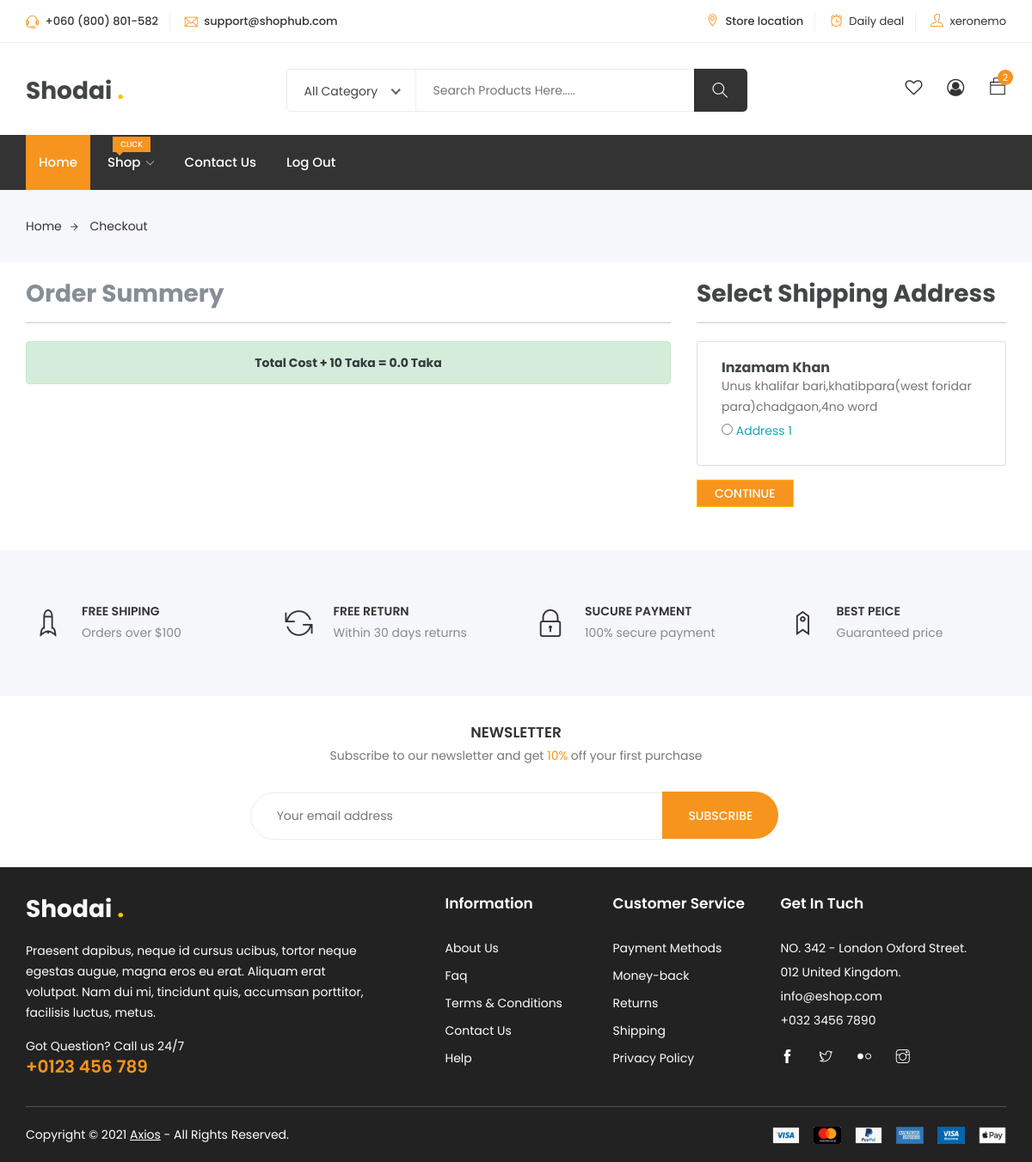
Screenshot of /checkout/ (signed in) with the database file from the repository.
### store/models.py (models this page shows, shortened)
class Customer(models.Model):
    user = models.ForeignKey(User, on_delete=models.CASCADE)
    name = models.CharField(max_length=200)
    phone = models.CharField(max_length=11)
    email = models.EmailField(max_length=50)
    address = models.TextField()
    city = models.CharField(choices=CITY_CHOICES, max_length=50)
    area = models.CharField(choices=AREA_CHOICES, max_length=50)
    zipcode = models.IntegerField()

### store/views.py (the view)
# urls.py: path('checkout/', views.checkout, name='checkout'),
@login_required
def checkout(request):
    current_user = request.user
    address = Customer.objects.filter(user=current_user)
    cart_items = Cart.objects.filter(user=current_user)
    amount = 0.0
    shipping_amount = 10.0
    total_amount = 0.0
    cart_product = [p for p in Cart.objects.all() if p.user == request.user]
    if cart_product:
        for p in cart_product:
            temp_amount = (p.quantity * p.product.discounted_price)
            amount += temp_amount
        total_amount = amount + shipping_amount
    context = {
        'address':address,
        'total_amount':total_amount,
        'cart_items':cart_items,
    }
    return render(request, 'checkout.html', context)

### templates/checkout.html (shortened to what this page needs)
{% load static %}
{% include 'secondary_header.html' %}
		<div class="breadcrumbs">
			<div class="container">
				<div class="row">
					<div class="col-12">
						<div class="bread-inner">
							<ul class="bread-list">
								<li><a href="index1.html">Home<i class="ti-arrow-right"></i></a></li>
								<li class="active"><a href="blog-single.html">Checkout</a></li>
							</ul>
						</div>
					</div>
				</div>
			</div>
		</div>
		<section class="shop checkout section">
			<div class="container">
				<div class="row">
					<div class="col-lg-8">
						<h3 class="text-secondary">Order Summery</h3>
						<hr>
						<div class="alert alert-success text-center font-weight-bold mt-3 text-dark" role="alert">
							Total Cost + 10 Taka = {{total_amount}} Taka
						  </div>
					</div>
					<div class="col-lg-4">
						<h3>Select Shipping Address </h3>
						<hr>
						<form action="/paymentdone">
							{% for ad in address %}
							<div class="card mt-1">
								<div class="card-body ml-2">
									<h6>{{ad.name}}</h6>
									<p>{{ad.address}}</p>
									<input type="radio" class="mt-2" value="{{ad.id}}" name="custid" id="custadd{{forloop.counter}}">
									<label for="custadd{{forloop.counter}}" class="text-info">Address {{forloop.counter}}</label>
								</div>
							</div>
							{% endfor %}
							<button class="btn btn-warning mt-3" type="submit">Continue</button>
						</form>
					</div>
				</div>
			</div>
		</section>
		<section class="shop-services section home">
			<div class="container">
				<div class="row">
					<div class="col-lg-3 col-md-6 col-12">
						<div class="single-service">
							<i class="ti-rocket"></i>
							<h4>Free shiping</h4>
							<p>Orders over $100</p>
						</div>
					</div>
					<div class="col-lg-3 col-md-6 col-12">
						<div class="single-service">
							<i class="ti-reload"></i>
							<h4>Free Return</h4>
							<p>Within 30 days returns</p>
						</div>
					</div>
					<div class="col-lg-3 col-md-6 col-12">
						<div class="single-service">
							<i class="ti-lock"></i>
							<h4>Sucure Payment</h4>
							<p>100% secure payment</p>
						</div>
					</div>
					<div class="col-lg-3 col-md-6 col-12">
						<div class="single-service">
							<i class="ti-tag"></i>
							<h4>Best Peice</h4>
							<p>Guaranteed price</p>
						</div>
					</div>
				</div>
			</div>
		</section>
		<section class="shop-newsletter section">
			<div class="container">
				<div class="inner-top">
					<div class="row">
						<div class="col-lg-8 offset-lg-2 col-12">
							<div class="inner">
								<h4>Newsletter</h4>
								<p> Subscribe to our newsletter and get <span>10%</span> off your first purchase</p>
								<form action="mail/mail.php" method="get" target="_blank" class="newsletter-inner">
									<input name="EMAIL" placeholder="Your email address" required="" type="email">
									<button class="btn">Subscribe</button>
								</form>
							</div>
						</div>
					</div>
				</div>
			</div>
		</section>
 {% include 'footer.html' %}

### templates/secondary_header.html (shortened to what this page needs)
{% load static %}
<!DOCTYPE html>
<html lang="zxx">
<head>
	<link rel="stylesheet" href="{% static ''%}css/bootstrap.css">
    <link rel="stylesheet" href="{% static ''%}css/magnific-popup.min.css">
    <link rel="stylesheet" href="{% static ''%}css/font-awesome.css">
	<link rel="stylesheet" href="{% static ''%}css/jquery.fancybox.min.css">
    <link rel="stylesheet" href="{% static ''%}css/themify-icons.css">
    <link rel="stylesheet" href="{% static ''%}css/niceselect.css">
    <link rel="stylesheet" href="{% static ''%}css/animate.css">
    <link rel="stylesheet" href="{% static ''%}css/flex-slider.min.css">
    <link rel="stylesheet" href="{% static ''%}css/owl-carousel.css">
    <link rel="stylesheet" href="{% static ''%}css/slicknav.min.css">
	<link rel="stylesheet" href="{% static ''%}css/reset.css">
	<link rel="stylesheet" href="{% static ''%}css/style.css">
    <link rel="stylesheet" href="{% static ''%}css/responsive.css">
</head>
<body class="js">
	<header class="header shop">
		<div class="topbar">
			<div class="container">
				<div class="row">
					<div class="col-lg-5 col-md-12 col-12">
						<div class="top-left">
							<ul class="list-main">
								<li><i class="ti-headphone-alt"></i> +060 (800) 801-582</li>
								<li><i class="ti-email"></i> support@shophub.com</li>
							</ul>
						</div>
					</div>
					<div class="col-lg-7 col-md-12 col-12">
						<div class="right-content">
							<ul class="list-main">
								<li><i class="ti-location-pin"></i> Store location</li>
								<li><i class="ti-alarm-clock"></i> <a href="#">Daily deal</a></li>
                {% if request.user.is_authenticated %}
								<li><i class="ti-user"></i> <a href="{% url 'profile' %}">{{request.user}}</a></li>
                {% else %}
								<li><i class="ti-power-off"></i><a href="{% url 'login' %}">Login</a></li>
                {% endif %}
							</ul>
						</div>
					</div>
				</div>
			</div>
		</div>
		<div class="middle-inner">
			<div class="container">
				<div class="row">
					<div class="col-lg-2 col-md-2 col-12">
						<div class="logo">
							<a href="{% url 'index' %}"><h3>Shodai <span class="text-warning">.</span></h3></a>
						</div>
					</div>
					<div class="col-lg-8 col-md-7 col-12">
						<div class="search-bar-top">
							<div class="search-bar">
								<form>
									<input name="search" placeholder="Search Products Here....." type="search">
									<button class="btnn"><i class="ti-search"></i></button>
								</form>
							</div>
						</div>
					</div>
					<div class="col-lg-2 col-md-3 col-12">
						<div class="right-bar">
							<div class="sinlge-bar">
								<a href="#" class="single-icon"><i class="fa fa-heart-o" aria-hidden="true"></i></a>
							</div>
							<div class="sinlge-bar">
								<a href="#" class="single-icon"><i class="fa fa-user-circle-o" aria-hidden="true"></i></a>
							</div>
							<div class="sinlge-bar shopping">
								<a href="#" class="single-icon"><i class="ti-bag"></i> <span class="total-count">2</span></a>
							</div>
						</div>
					</div>
				</div>
			</div>
		</div>
			<div class="header-inner">
				<div class="container">
					<div class="cat-nav-head">
						<div class="row">
							<div class="col-lg-9 col-12">
								<div class="menu-area">
									<nav class="navbar navbar-expand-lg">
										<div class="navbar-collapse">
											<div class="nav-inner">
												<ul class="nav main-menu menu navbar-nav">
														<li class="active"><a href="{% url 'index' %}">Home</a></li>
                            {% if request.user.is_authenticated %}
                            <li><a href="#">Shop<i class="ti-angle-down"></i><span class="new">click</span></a>
                            </li>
                            <li><a href="{% url 'index' %}">Contact Us</a></li>
                            <li><a href="{% url 'customer-logout' %}">Log Out</a></li>
                            {% else %}
                            <li><a href="{% url 'customer-registration' %}">Registration</a></li>
                            {% endif %}
													</ul>
											</div>
										</div>
									</nav>
								</div>
							</div>
						</div>
					</div>
				</div>
			</div>
	</header>

### rows the page displays
Customer: name "Inzamam Khan", address "Unus khalifar bari,khatibpara(west foridar para)chadgaon,4no word"

### other values shown
{{ request.user }} "xeronemo"
{{ total_amount }} "0.0"
